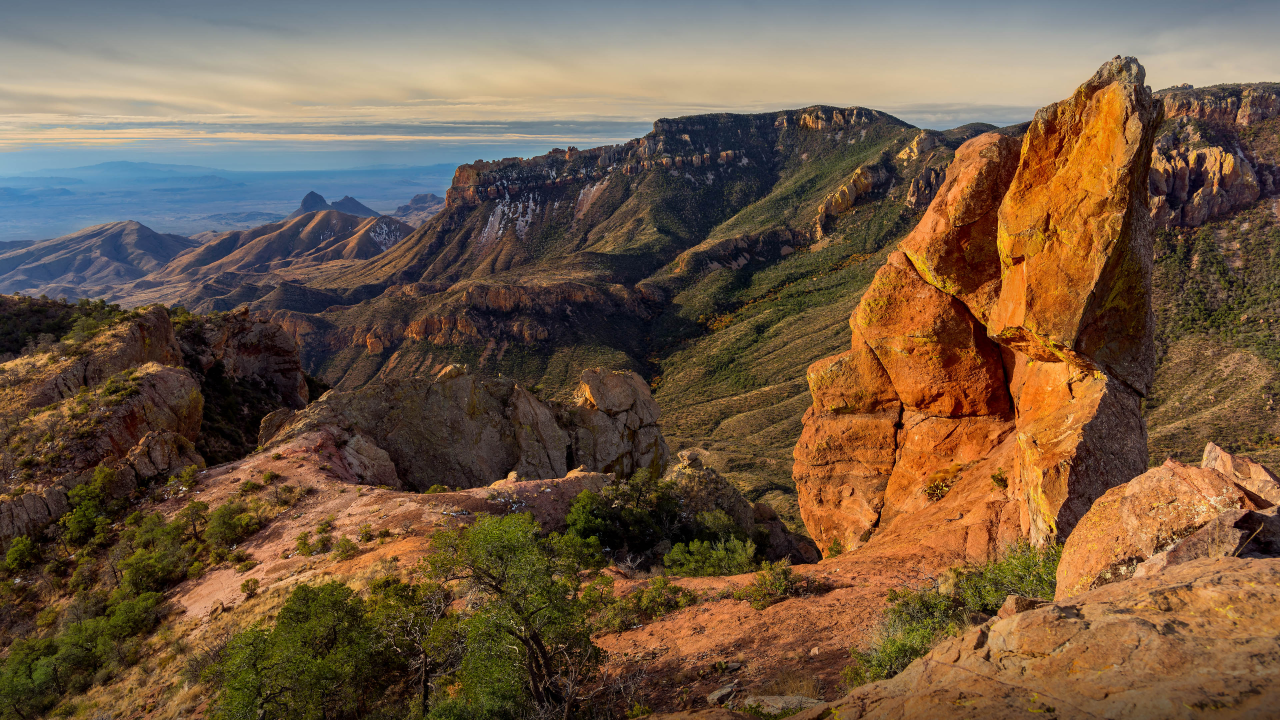
#> input picture input.jpg, 3840 x 2160 px (shown at 1/3 size)
$ python script.py
#> lines starting #> are read from the running program, lines starting #| are printed output that depends on the picture
from PIL import Image, ImageDraw, ImageFont
import subprocess
import os

def process_image(input_image, output_image, text="Sample Text", transformation="grayscale"):

#> called with input_image = 'input.jpg', output_image = 'output.jpg', text = 'Image to Video', transformation = 'rotate'
    image = Image.open(input_image)
#> image is the input picture: PIL image 3840x2160 RGB; mean R, G, B 113, 89.5, 67.1
    draw = ImageDraw.Draw(image)
    font = ImageFont.truetype("arial.ttf", 80)

    text_position = (image.width // 2, image.height // 2)
#> text_position = (1920, 1080)
    draw.text(text_position, text, fill=(0, 255, 0), font=font)

    if transformation == "grayscale":
        image = image.convert("L")
    elif transformation == "rotate":
        image = image.rotate(90)
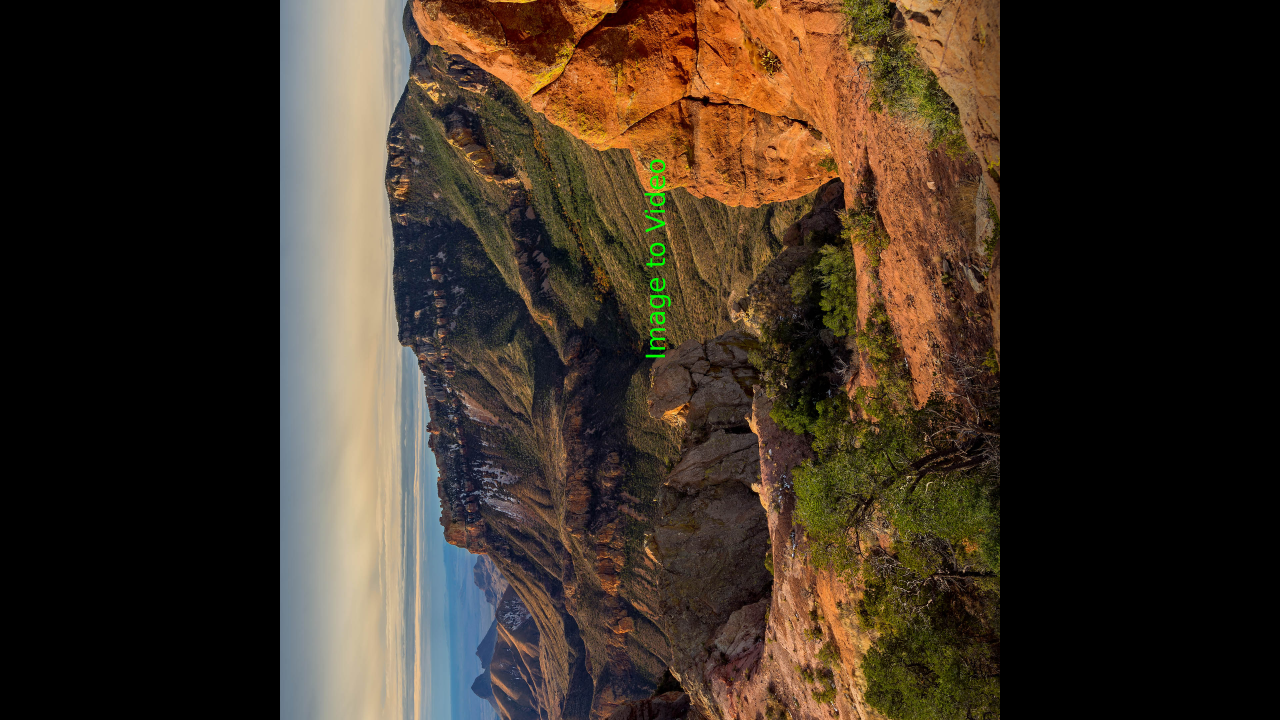
#> image: PIL image 3840x2160 RGB (shown at 1/3 size); mean R, G, B 60.6, 48.3, 36
    elif transformation == "resize":
        image = image.resize((image.width // 2, image.height // 2))

    image.save(output_image)
    print(f"Image saved as {output_image}")

def create_video(image_file, output_video, music_file, duration=5):
#> called with image_file = 'output.jpg', output_video = 'output.mp4', music_file = 'background.mp3', duration = 5
    command = [
        "ffmpeg", "-loop", "1", "-i", image_file,
        "-i", music_file, "-c:v", "libx264", "-t", str(duration),
        "-pix_fmt", "yuv420p", "-vf", "scale=1280:720",
        output_video
    ]
    subprocess.run(command, check=True)
#> (this line was passed over: subprocess is not available in this run)
    print(f"Video created: {output_video}")

if __name__ == "__main__":
    input_image = "input.jpg"
    output_image = "output.jpg"
    output_video = "output.mp4"
    music_file = "background.mp3"

    process_image(input_image, output_image, text="Image to Video", transformation="rotate")
    create_video(output_image, output_video, music_file)
